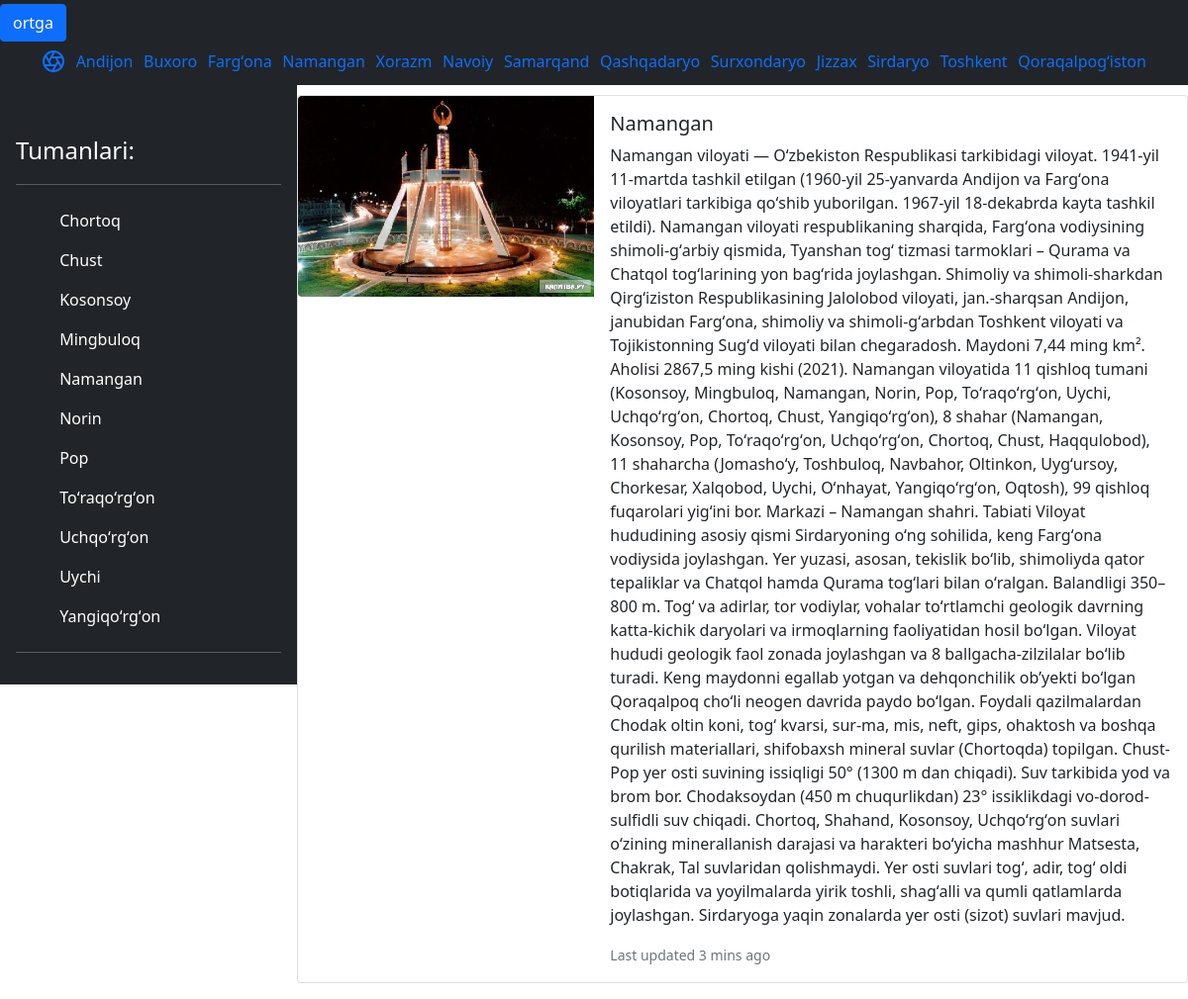
Page /rayon/4/ on the committed database.
### viloyat/models.py (models this page shows, shortened)
class Viloyat(models.Model):
	name = models.CharField(max_length=355)
	slug = models.SlugField(max_length=355)

class Rayon(models.Model):
	name = models.CharField(max_length=355)
	slug = models.SlugField(max_length=355)
	aholi = models.BigIntegerField(default=0)
	content = models.TextField(blank=True)
	cat = models.ForeignKey(Viloyat,on_delete=models.PROTECT,null=True)

class Umumiy(models.Model):
	name = models.CharField(max_length=355)
	content = models.TextField(blank=True)
	slug = models.SlugField(max_length=355)
	img = models.ImageField(upload_to='photos/%Y/%m/%d/')
	aholi = models.BigIntegerField(default=0)
	cat = models.ForeignKey(Viloyat,on_delete=models.PROTECT,null=True)

### viloyat/views.py (the view)
# urls.py: path('rayon/<int:pk>/',rayon,name='rayon'),
def rayon(request,pk):
	rayon = Rayon.objects.filter(cat_id=pk)
	malum = Umumiy.objects.filter(cat_id=pk)
	viloyat = Viloyat.objects.all()
	return render(request,'viloyat/rayon.html',{'viloyat':viloyat,'rayon':rayon,'malum':malum,'r':1})

### viloyat/templates/viloyat/rayon.html (shortened to what this page needs)
{% extends 'viloyat/viloyat.html' %}
{% block content %}
{% load static %}
<div class="lyuboy" style="display: flex;flex-direction: row;justify-content:flex-start;align-items: flex-start;">
  <div class="d-flex flex-column flex-shrink-0 p-3 text-white bg-dark" style="width:25%; height: 100%; >
    <a href="" class="d-flex align-items-center mb-3 mb-md-0 me-md-auto text-white text-decoration-none">
      <svg class="bi pe-none me-2" width="40" height="32"><use xlink:href="#bootstrap"></use></svg>
      <span class="fs-4">Tumanlari:</span>
    <hr>
    <ul class="nav nav-pills flex-column mb-auto" style="overflow-y: scroll;">
      <ul class="nav nav-pills flex-column mb-auto">
      <li>
        {% for i in rayon %}
        <a href="{% url 'oqish' i.pk %}" class="nav-link text-white">
          <svg class="bi pe-none me-2" width="16" height="16"><use xlink:href="#speedometer2"></use></svg>
          {{i.name}}
        </a>
        {% endfor %}
      </li>
    </ul>
    <hr>
   </div>
   <div class="col-md-8 col-lg-6 vstack gap-4" style="width:75%; display: flex; flex-direction: row;justify-content: center; align-items: center; padding-top: 10px;">
      {% for i in malum %}
      <div class="card mb-3" >
        <div class="row g-0">
          <div class="col-md-4">
            {% if i.img %}
            <img src="{{i.img.url}}" class="img-fluid rounded-start" alt="...">
            {% endif %}
          </div>
          <div class="col-md-8">
            <div class="card-body">
              <h5 class="card-title">{{i.name}}</h5>
              <p class="card-text">{{i.content}}</p>
              <p class="card-text"><small class="text-muted">Last updated 3 mins ago</small></p>
            </div>
          </div>
        </div>
      </div>
      {% endfor %}
</div>
    </div>
{% endblock %}

### viloyat/templates/viloyat/viloyatkorinish.html (shortened to what this page needs)
{% load static %}
<!doctype html>
<html lang="en">
  <head>
    <link href="https://cdn.jsdelivr.net/npm/bootstrap@5.0.2/dist/css/bootstrap.min.css" rel="stylesheet">
  </head>
  <body>
<header class="site-header sticky-top py-1 navbar navbar-dark bg-dark ">
  {% if r == 1 %}
    <a href="{% url 'viloyat' %}" class="btn btn-primary " role="button" aria-disabled="true">ortga</a>
  {% endif %}
  <nav class="container d-flex flex-column flex-md-row justify-content-between">
    <a class="py-2" href="{% url 'home' %}" aria-label="Product">
    </a>
    {% for i in viloyat %}
    <a style=" text-decoration: none;" class="py-2 d-none d-md-inline-block " href="{% url 'rayon' i.pk %}" name="q">{{i.name}}</a>
    {% endfor %}
  </nav>
</header>
{% block content %}
{% endblock %}
  </body>
</html>

### rows in the picture
Viloyat: name "Andijon"
Viloyat: name "Buxoro"
Viloyat: name "Fargʻona"
Viloyat: name "Namangan"
Viloyat: name "Xorazm"
Viloyat: name "Navoiy"
Viloyat: name "Samarqand"
Viloyat: name "Qashqadaryo"
Viloyat: name "Surxondaryo"
Viloyat: name "Jizzax"
Viloyat: name "Sirdaryo"
Viloyat: name "Toshkent"
Viloyat: name "Qoraqalpogʻiston"
Rayon: name "Chortoq"
Rayon: name "Chust"
Rayon: name "Kosonsoy"
Rayon: name "Mingbuloq"
Rayon: name "Namangan"
Rayon: name "Norin"
Rayon: name "Pop"
Rayon: name "Toʻraqoʻrgʻon"
Rayon: name "Uchqoʻrgʻon"
Rayon: name "Uychi"
Rayon: name "Yangiqoʻrgʻon"
Umumiy: img (picture), name "Namangan", content "Namangan viloyati — Oʻzbekiston Respublikasi tarkibidagi viloyat. 1941-yil 11-martda tashkil etilgan (1960-yil 25-yanvarda Andijon va Fargʻona viloyatlari tarkibiga qoʻshib yuborilgan. 1967-yil 18-dekabrda kayta tashkil etildi). Namangan viloyati respublikaning sharqida, Fargʻona vodiysining shimoli-gʻarbiy qismida, Tyanshan togʻ tizmasi tarmoklari – Qurama va Chatqol togʻlarining yon bagʻrida joylashgan. Shimoliy va shimoli-sharkdan Qirgʻiziston Respublikasining Jalolobod viloyati, jan.-sharqsan Andijon, janubidan Fargʻona, shimoliy va shimoli-gʻarbdan Toshkent viloyati va Tojikistonning Sugʻd viloyati bilan chegaradosh. Maydoni 7,44 ming km². Aholisi 2867,5 ming kishi (2021). Namangan…"
